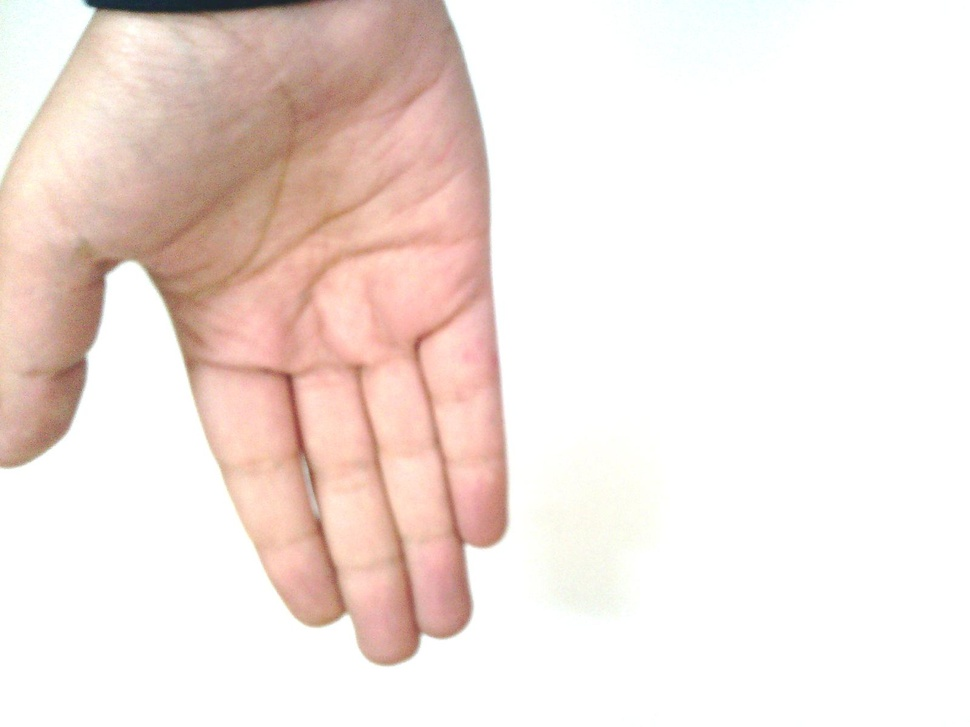
#> input picture palmar/accessories/0/Hand_0000319.jpg, 970 x 727 px, shrunk from 1600 x 1200 before the run
$ python -i PILl.py   (imports and definitions only)
#> lines starting #> are read from the running program, lines starting #| are printed output that depends on the picture
#> further down, picture is the input picture: shape (727, 970, 3); mean B, G, R 223, 228.5, 242.4
import os
import random
import cv2
import numpy as np
import time
def augment_image(image):
    # Применение различных фильтров и эффектов для создания искусственного вида
    if random.random() > 0.5:
        image = cv2.flip(image, 1)
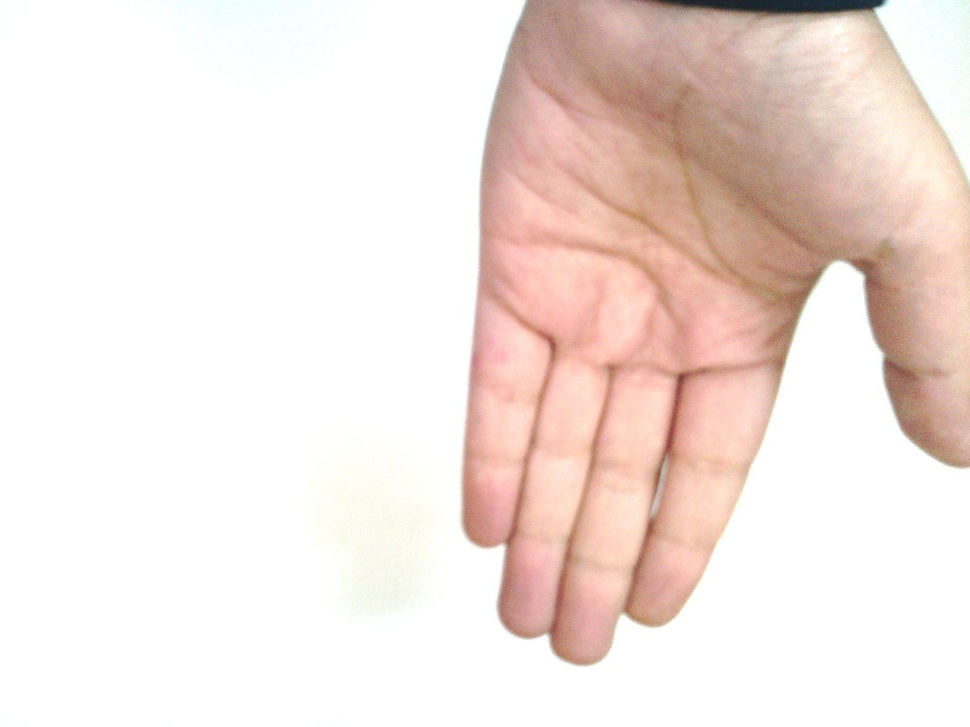
#> image: shape (727, 970, 3); mean of channels 0, 1, 2 223, 228.5, 242.4; drawn as B, G, R
        time.sleep(1)

    if random.random() > 0.5:
        brightness = random.randint(-50, 50)
        image = cv2.convertScaleAbs(image, alpha=1, beta=brightness)
        time.sleep(1)

    if random.random() > 0.5:
        alpha = random.uniform(1.2, 1.5)
        image = cv2.convertScaleAbs(image, alpha=alpha, beta=0)
        time.sleep(1)

    if random.random() > 0.5:
        image = cv2.GaussianBlur(image, (15, 15), 0)
        time.sleep(1)

    if random.random() > 0.5:
        image = cv2.medianBlur(image, 5)
        time.sleep(1)

    noise = np.random.randint(0, 50, image.shape, dtype='uint8')
    image = cv2.add(image, noise)
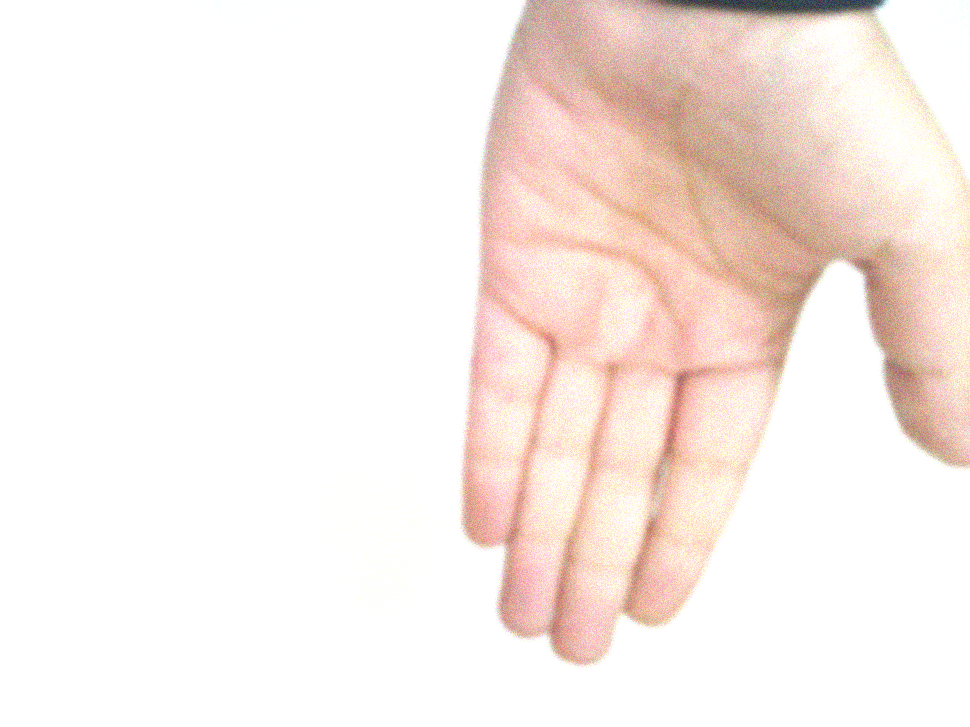
#> image: shape (727, 970, 3); mean of channels 0, 1, 2 232.8, 237.8, 249; drawn as B, G, R

    if random.random() > 0.5:
        hsv = cv2.cvtColor(image, cv2.COLOR_BGR2HSV)
#> hsv: shape (727, 970, 3); mean H, S, V 18.5, 18.9, 249.1
        hsv[..., 0] = (hsv[..., 0] + random.randint(0, 180)) % 180
#> hsv: shape (727, 970, 3); mean H, S, V 80.1, 18.9, 249.1
        image = cv2.cvtColor(hsv, cv2.COLOR_HSV2BGR)
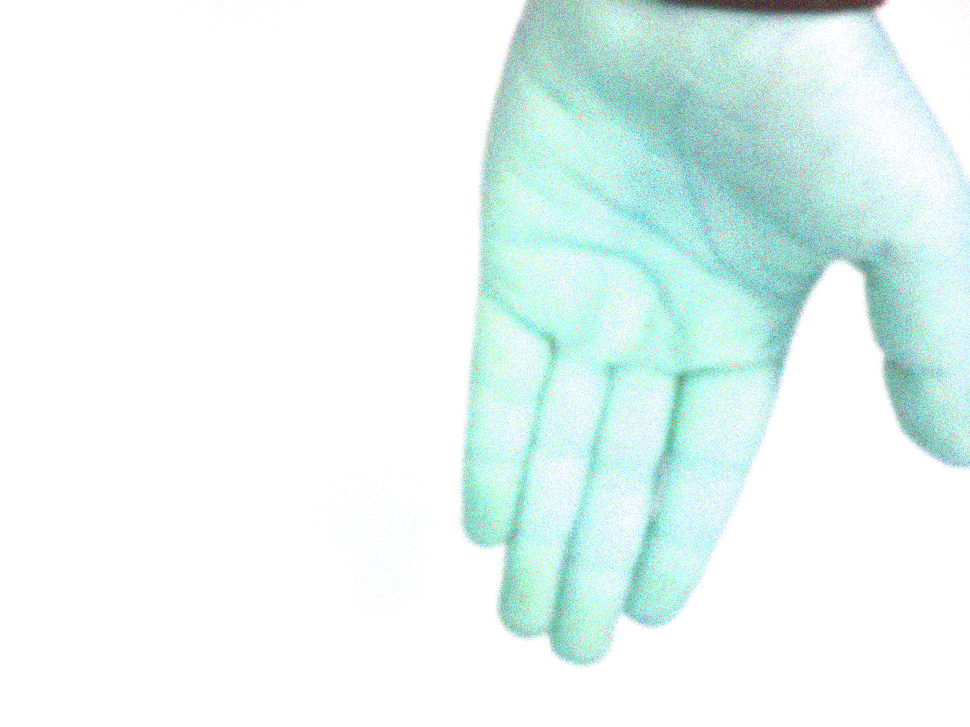
#> image: shape (727, 970, 3); mean B, G, R 244.8, 247.1, 232.1
        time.sleep(1)

    return image


# [55 lines left out: functions generate_augmented_images, main, not called in this run]
# [2 lines not run here, left out]

>>> import cv2
>>> picture = cv2.imread('palmar/accessories/0/Hand_0000319.jpg')
>>> result = augment_image(picture)

$ run again, on palmar/accessories/1/Hand_0000044.jpg
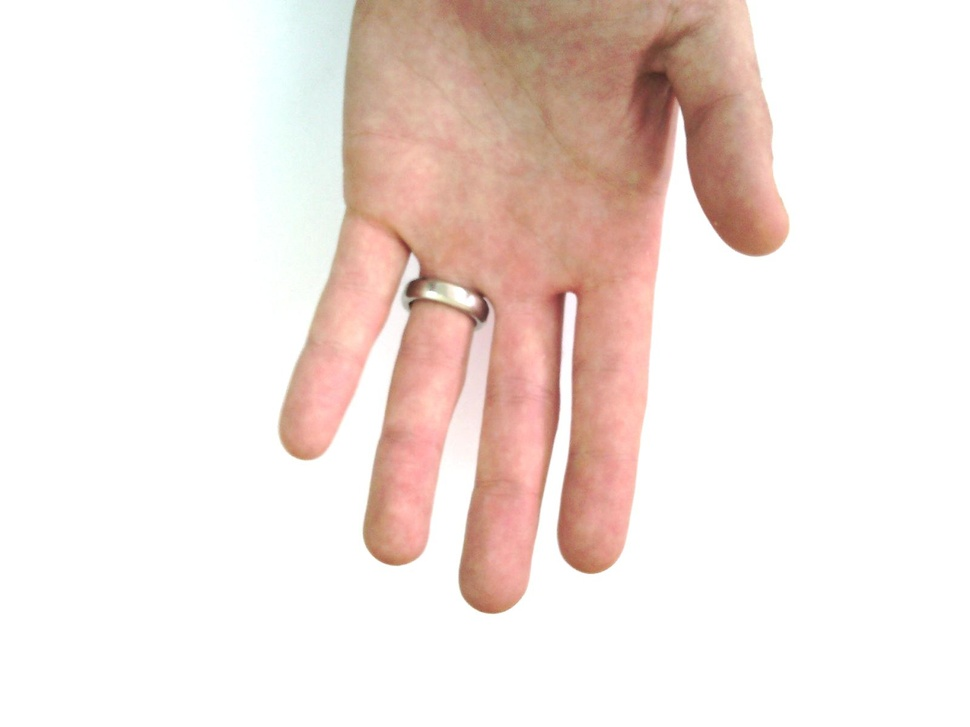
#> input picture palmar/accessories/1/Hand_0000044.jpg, 970 x 727 px, shrunk from 1600 x 1200 before the run
#> picture is the input picture: shape (727, 970, 3); mean B, G, R 223.2, 228.3, 241.9
#> in augment_image, `image = cv2.add(image, noise)`:
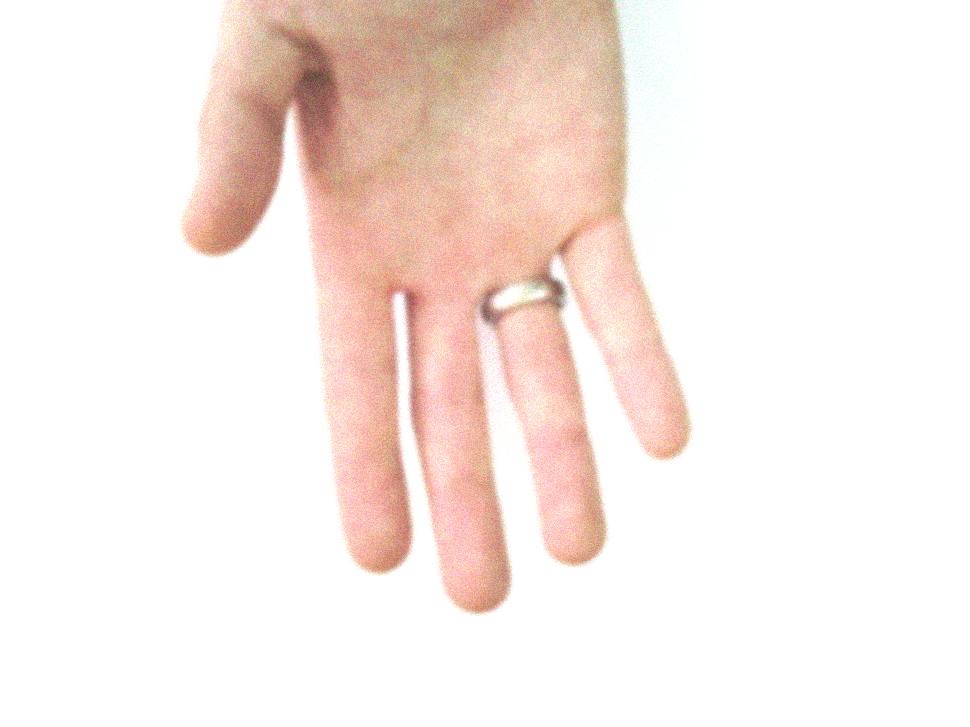
#> image: shape (727, 970, 3); mean of channels 0, 1, 2 231.3, 236.3, 248.5; drawn as B, G, R
#> in augment_image, `image = cv2.cvtColor(hsv, cv2.COLOR_HSV2BGR)`:
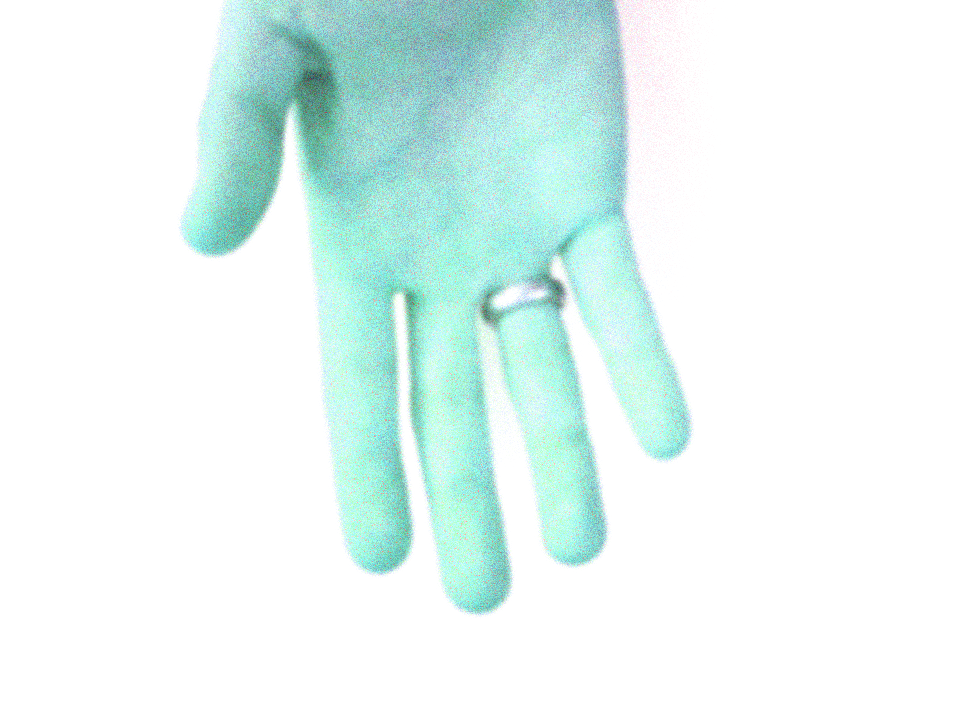
#> image: shape (727, 970, 3); mean B, G, R 244.4, 247, 230.9

$ run again, on palmar/accessories/1/Hand_0001259.jpg
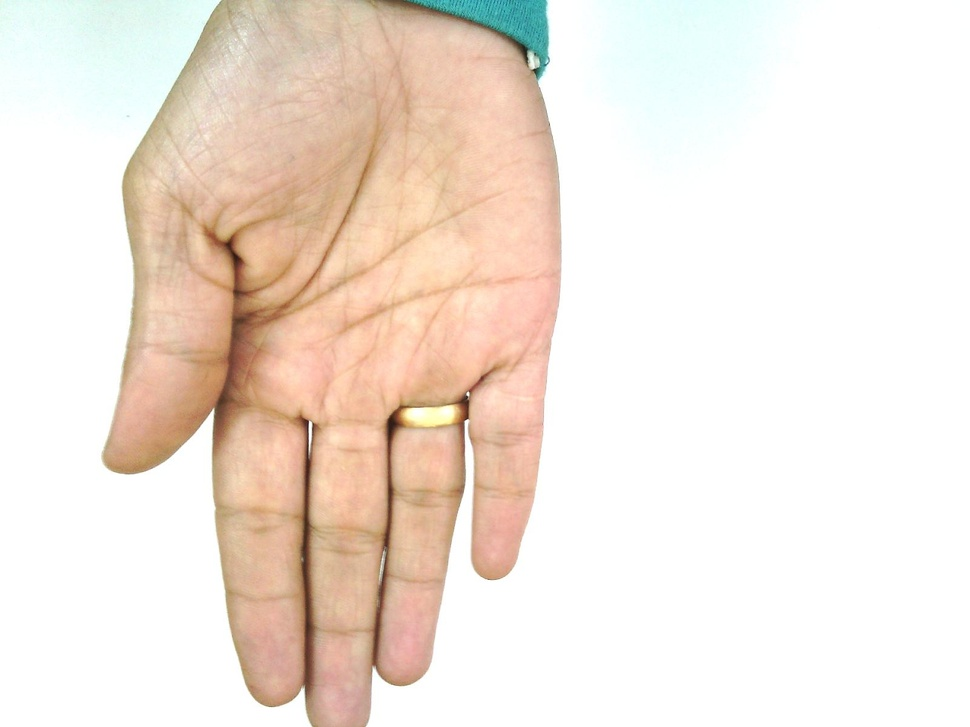
#> input picture palmar/accessories/1/Hand_0001259.jpg, 970 x 727 px, shrunk from 1600 x 1200 before the run
#> picture is the input picture: shape (727, 970, 3); mean B, G, R 219.6, 229.5, 241.4
#> in augment_image, `image = cv2.add(image, noise)`:
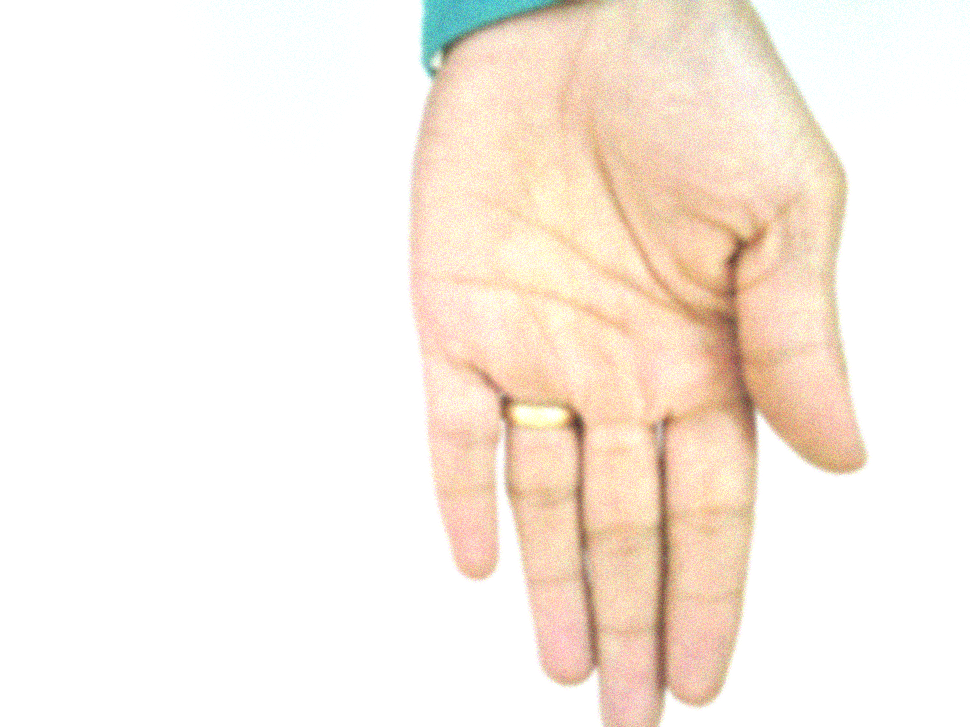
#> image: shape (727, 970, 3); mean of channels 0, 1, 2 229.8, 239.4, 249.3; drawn as B, G, R
#> in augment_image, `image = cv2.cvtColor(hsv, cv2.COLOR_HSV2BGR)`:
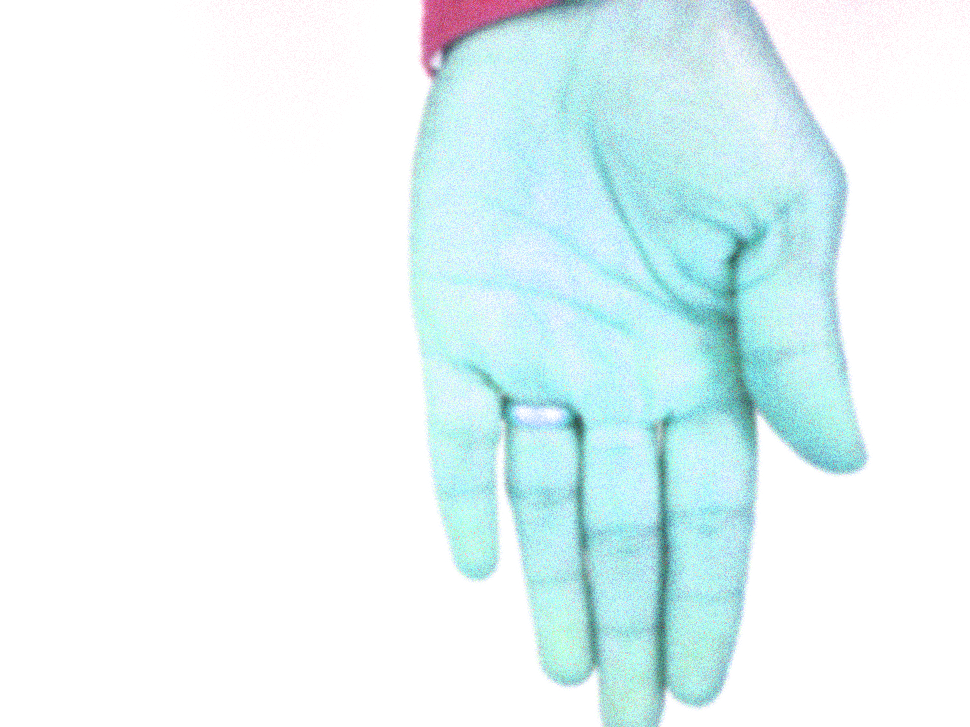
#> image: shape (727, 970, 3); mean B, G, R 247.3, 246, 229.6

$ run again, on palmar/age/18-25/Hand_0000821.jpg
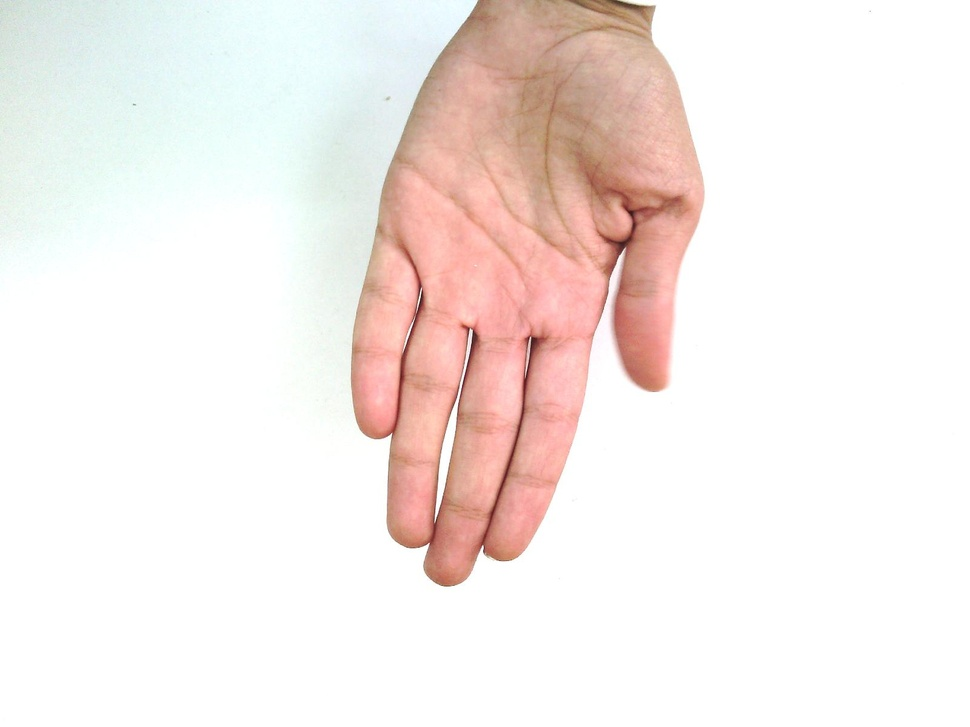
#> input picture palmar/age/18-25/Hand_0000821.jpg, 970 x 727 px, shrunk from 1600 x 1200 before the run
#> picture is the input picture: shape (727, 970, 3); mean B, G, R 232.4, 235.8, 245.1
#> in augment_image, `image = cv2.add(image, noise)`:
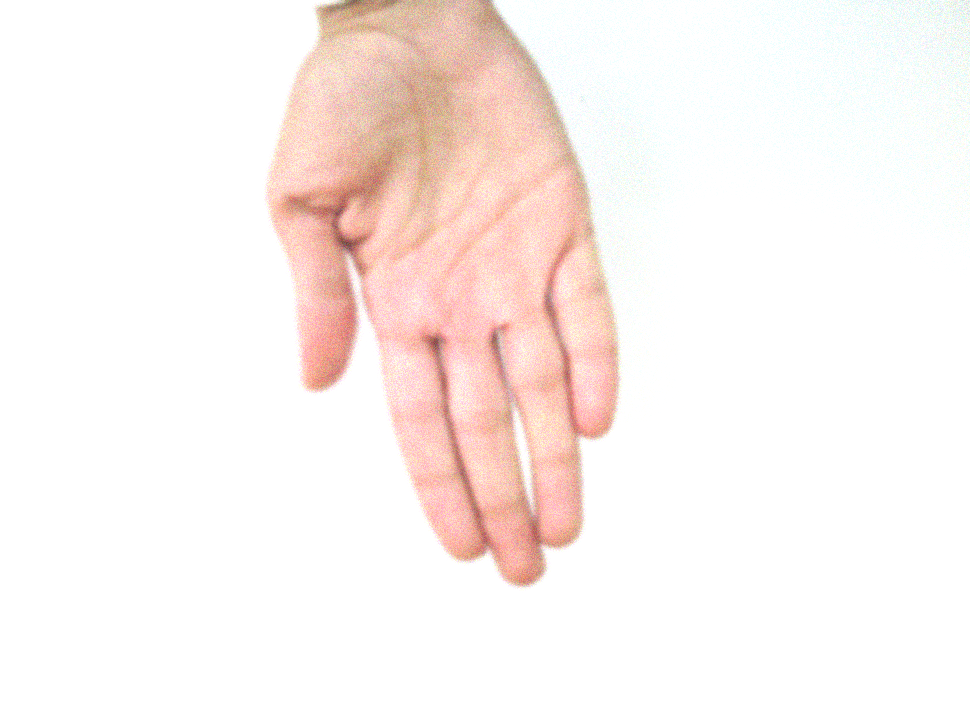
#> image: shape (727, 970, 3); mean of channels 0, 1, 2 239.6, 242.6, 251.4; drawn as B, G, R
#> in augment_image, `image = cv2.cvtColor(hsv, cv2.COLOR_HSV2BGR)`:
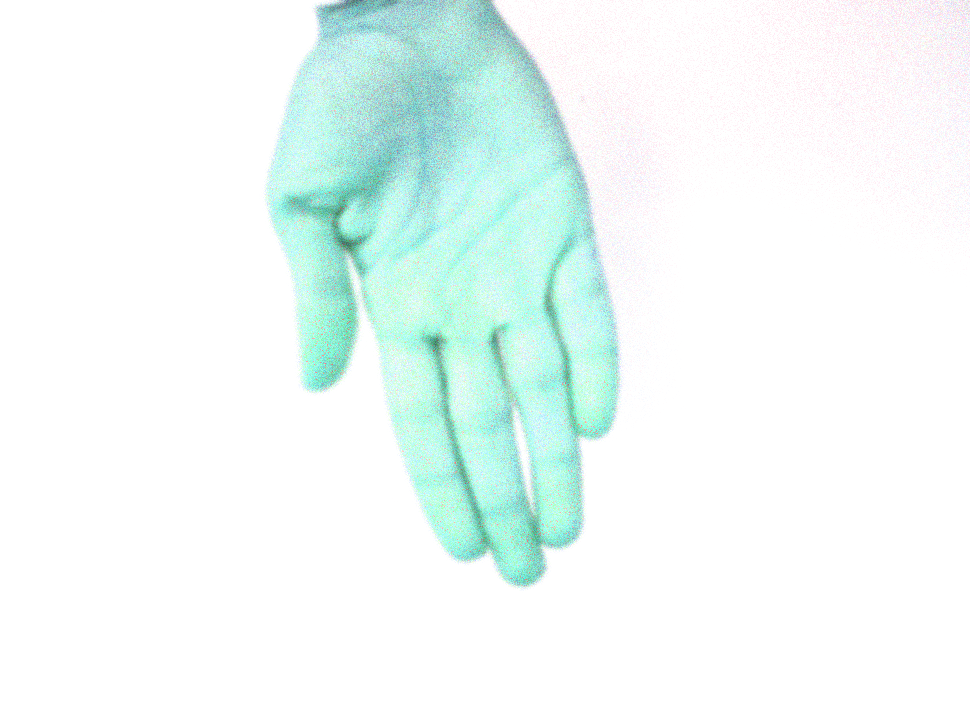
#> image: shape (727, 970, 3); mean B, G, R 248.2, 250.4, 239.2
